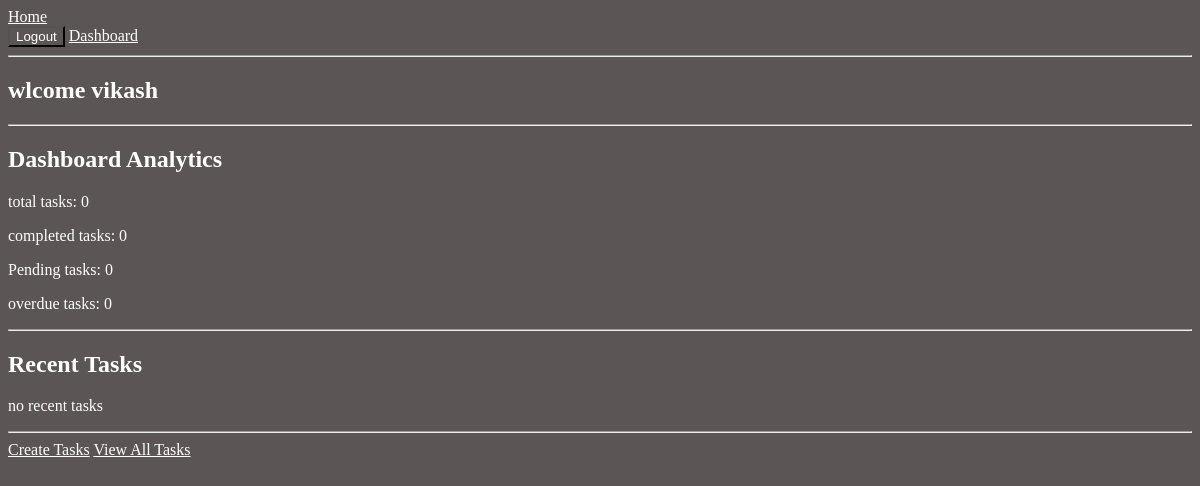
Page /dashboard/dashboard/ (signed in) on the earlier database version.
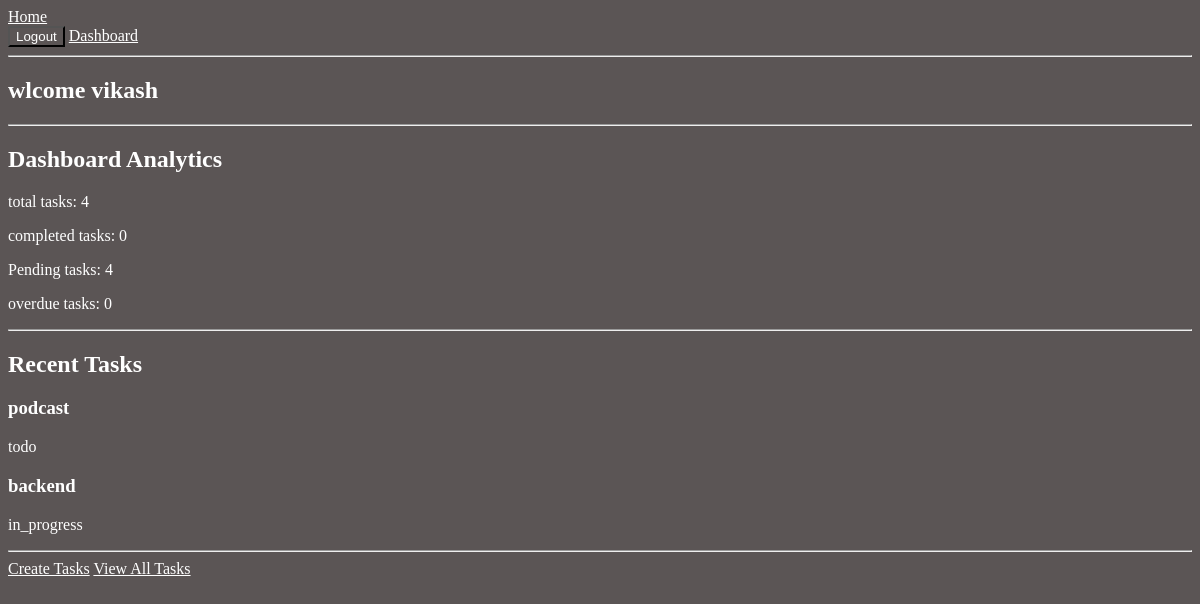
Same page on the later database version.
### apps/tasks/models.py (models this page shows, shortened)
class Tasks(models.Model):
    PRIORITY_CHOICES = [
        ("low","Low"),
        ("medium", "Medium"),
        ("high", "High"),
    ]
    STATUS_CHOICES= [
        ('todo',"To Do"),
        ('in_progress','In Progress'),
        ('completed',"Completed"),
    ]
    user = models.ForeignKey(settings.AUTH_USER_MODEL, on_delete=models.CASCADE, related_name='tasks')
    title = models.CharField(max_length=220)
    description = models.CharField(blank=True)
    priority = models.CharField(max_length=20, choices=PRIORITY_CHOICES, default='medium')
    status = models.CharField(max_length=20, choices=STATUS_CHOICES, default='todo')
    due_date = models.DateField(null=True, blank=True)
    created_at = models.DateTimeField(auto_now_add=True)
    updated_at = models.DateTimeField(auto_now=True)
    class Meta:
        ordering = ['-created_at']

### apps/dashboard/views.py (the view)
# urls.py: path('dashboard/', Dashboard_View.as_view(), name='dashboard'),
class Dashboard_View(LoginRequiredMixin, TemplateView):
    template_name = 'dashboard/index.html'
    def get_context_data(self, **kwargs):
        context = super().get_context_data(**kwargs)
        tasks = Tasks.objects.filter(user = self.request.user)
        context['total_tasks'] = tasks.count()
        context['completed_tasks'] = tasks.filter(status = 'completed').count()
        context['pending_tasks'] = tasks.exclude(status='completed').count()
        context['overdue_tasks'] = tasks.filter(due_date__lt = now().date(),
                                                status__in=['todo', 'in_progress'],).count()
        context['recent_tasks'] = tasks[:2]
        return context

### templates/dashboard/index.html
{% extends "base.html" %}
{% block content %}
<h2>wlcome {{ user.username }}</h2>
<hr>
<h2>Dashboard Analytics</h2>
<p>total tasks: {{ total_tasks }}</p>
<p>completed tasks: {{ completed_tasks }}</p>
<p>Pending tasks: {{ pending_tasks }}</p>
<p>overdue tasks: {{ overdue_tasks }}</p>
<hr>
<h2>Recent Tasks</h2>
{% for task in recent_tasks %}
<div>
    <h3>{{ task.title }}</h3>
    <p>{{ task.status }}</p>
</div>
{% empty %}
<p>no recent tasks</p>
{% endfor %}
<hr>
<a href="{% url "task_create" %}">Create Tasks</a>
<a href="{% url "task_list" %}">View All Tasks</a>
{% endblock  %}

Differences in the rows shown:
added Tasks: title "podcast", status "todo"
added Tasks: title "backend", status "in_progress"
Other differences:
{{ total_tasks }}: "0" → "4"
{{ pending_tasks }}: "0" → "4"
text no longer shown: "no recent tasks"
